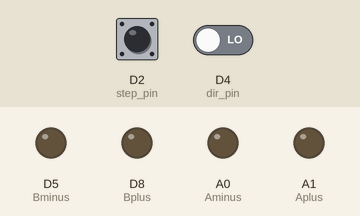
A sketch run on a simulated Arduino Zero (SAMD21). On the bench: output pins drawn as LEDs (lit = HIGH). The test bench sets the inputs (shaded band); at power-on: D2 (step_pin) LOW, D4 (dir_pin) LOW. What the sketch prints to the serial monitor is not drawn.

Above: at 1.2 s.
1.3 s: D2 (step_pin) driven HIGH
At 1.54 s:
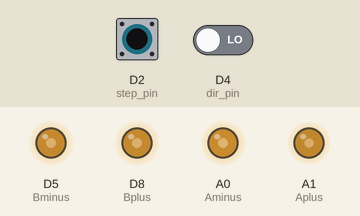
4.3 s: D4 (dir_pin) driven HIGH
7.3 s: D2 (step_pin) driven LOW
At 7.7 s:
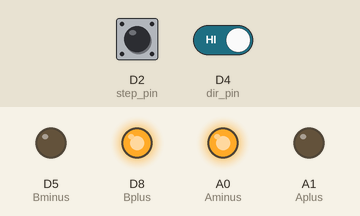
8.8 s: D2 (step_pin) driven HIGH
11.8 s: D4 (dir_pin) driven LOW
14.8 s: D2 (step_pin) pulsed LOW 5 times (0.12 s each, 0.3 s apart)
At 14.9 s:
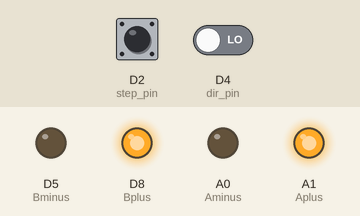
Timing chart, 0 to 36.6 s (numbered marks = the images above; inputs shaded):
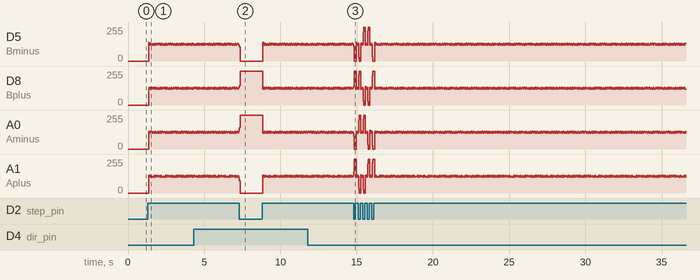

The sketch:

samd11_stepper_1.ino
```cpp
/*
Stepper program.  Input pins for direction and step.  Steps when step-pin goes high.

*/
int Aplus = 15;
int Aminus = 14;
int Bplus = 8;
int Bminus = 5;

int step_pin = 2;
int dir_pin = 4;
uint16_t step_count = 0;

void setup() {
  SerialUSB.begin(0);
  pinMode(Aplus, OUTPUT);
  pinMode(Aminus, OUTPUT);
  pinMode(Bplus, OUTPUT);
  pinMode(Bminus, OUTPUT);
  pinMode(step_pin, INPUT_PULLDOWN);
  pinMode(dir_pin, INPUT_PULLDOWN);
}

void pulse_0(){
  digitalWrite(Aplus,HIGH);
  digitalWrite(Bplus,HIGH);
}

void pulse_1(){
  digitalWrite(Aminus,HIGH);
  digitalWrite(Bplus,HIGH);
}

void pulse_2(){
  digitalWrite(Aminus,HIGH);
  digitalWrite(Bminus,HIGH);
}

void pulse_3(){
  digitalWrite(Aplus,HIGH);
  digitalWrite(Bminus,HIGH);
}

void all_off() {
  digitalWrite(Aplus,LOW);
  digitalWrite(Aminus,LOW);
  digitalWrite(Bplus,LOW);
  digitalWrite(Bminus,LOW);
}

void loop() {

  while(!digitalRead(step_pin)){      //wait for step pin to go high.
    ;}

  all_off();                          //turn off coils before sending new step.

  if (digitalRead(dir_pin))  step_count --;   //check direction.
  else step_count ++;


  step_count = step_count%4;
  SerialUSB.println(step_count);

  if (step_count == 0) pulse_0();
  if (step_count == 1) pulse_1();
  if (step_count == 2) pulse_2();
  if (step_count == 3) pulse_3();
  delay(2);

 }
```
